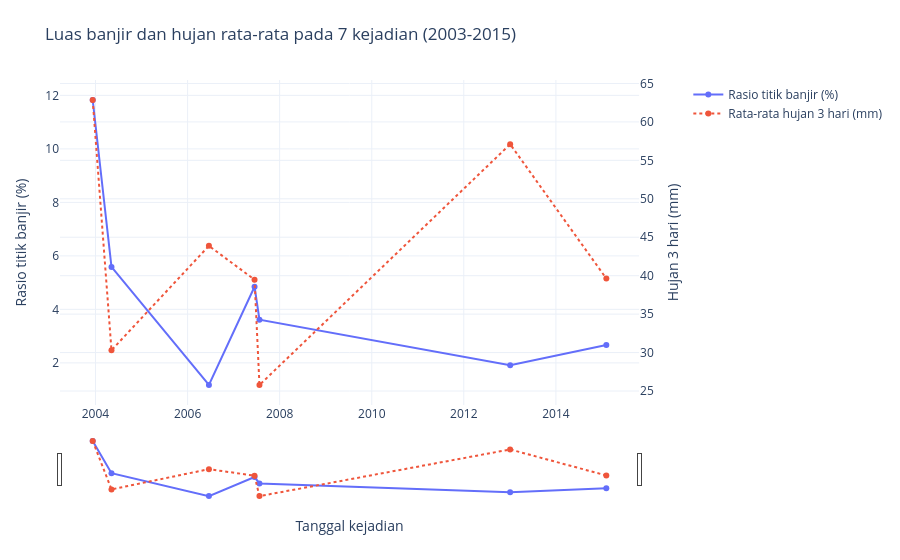

Notebook cell for this chart:
### Markdown cell above
### Visualisasi 1: Tren per kejadian (line chart dengan range slider)

### Code cell
x_kejadian = df_peristiwa["tanggal_kejadian"].to_list()

fig1 = make_subplots(specs=[[{"secondary_y": True}]])
fig1.add_trace(go.Scatter(
    x=x_kejadian, y=df_peristiwa["rasio_banjir_pct"].to_list(), mode="lines+markers",
    name="Rasio titik banjir (%)", customdata=df_peristiwa["titik_banjir"].to_list(),
    hovertemplate="%{x|%d %b %Y}<br>Rasio banjir: %{y:.2f}%<br>Titik banjir: %{customdata:,}<extra></extra>",
), secondary_y=False)
fig1.add_trace(go.Scatter(
    x=x_kejadian, y=df_peristiwa["rata_hujan_3d"].to_list(), mode="lines+markers",
    name="Rata-rata hujan 3 hari (mm)", line=dict(dash="dot"),
    hovertemplate="%{x|%d %b %Y}<br>Hujan 3 hari: %{y:.1f} mm<extra></extra>",
), secondary_y=True)
fig1.update_xaxes(rangeslider_visible=True, title_text="Tanggal kejadian")
fig1.update_yaxes(title_text="Rasio titik banjir (%)", secondary_y=False)
fig1.update_yaxes(title_text="Hujan 3 hari (mm)", secondary_y=True)
fig1.update_layout(title="Luas banjir dan hujan rata-rata pada 7 kejadian (2003-2015)")
tampilkan(fig1, "eda_01_tren_per_kejadian")

### Figure 1 — Plotly figure (JSON) as saved in the notebook; plotly's stock layout.template omitted (floating-point values rounded to 4 significant figures)
{"data": [{"customdata": [17333, 8190, 1718, 7100, 5295, 2805, 3914], "hovertemplate": "%{x|%d %b %Y}<br>Rasio banjir: %{y:.2f}%<br>Titik banjir: %{customdata:,}<extra></extra>", "mode": "lines+markers", "name": "Rasio titik banjir (%)", "type": "scatter", "x": ["2003-12-10", "2004-05-07", "2006-06-19", "2007-06-16", "2007-07-25", "2013-01-03", "2015-02-05"], "xaxis": "x", "y": [11.83, 5.589, 1.172, 4.845, 3.613, 1.914, 2.671], "yaxis": "y"}, {"hovertemplate": "%{x|%d %b %Y}<br>Hujan 3 hari: %{y:.1f} mm<extra></extra>", "line": {"dash": "dot"}, "mode": "lines+markers", "name": "Rata-rata hujan 3 hari (mm)", "type": "scatter", "x": ["2003-12-10", "2004-05-07", "2006-06-19", "2007-06-16", "2007-07-25", "2013-01-03", "2015-02-05"], "xaxis": "x", "y": [62.85, 30.3, 43.88, 39.48, 25.78, 57.1, 39.63], "yaxis": "y2"}], "layout": {"margin": {"b": 60, "l": 60, "r": 30, "t": 80}, "title": {"text": "Luas banjir dan hujan rata-rata pada 7 kejadian (2003-2015)"}, "xaxis": {"anchor": "y", "domain": [0, 0.94], "rangeslider": {"visible": true}, "title": {"text": "Tanggal kejadian"}}, "yaxis": {"anchor": "x", "domain": [0, 1], "title": {"text": "Rasio titik banjir (%)"}}, "yaxis2": {"anchor": "x", "overlaying": "y", "side": "right", "title": {"text": "Hujan 3 hari (mm)"}}}}
